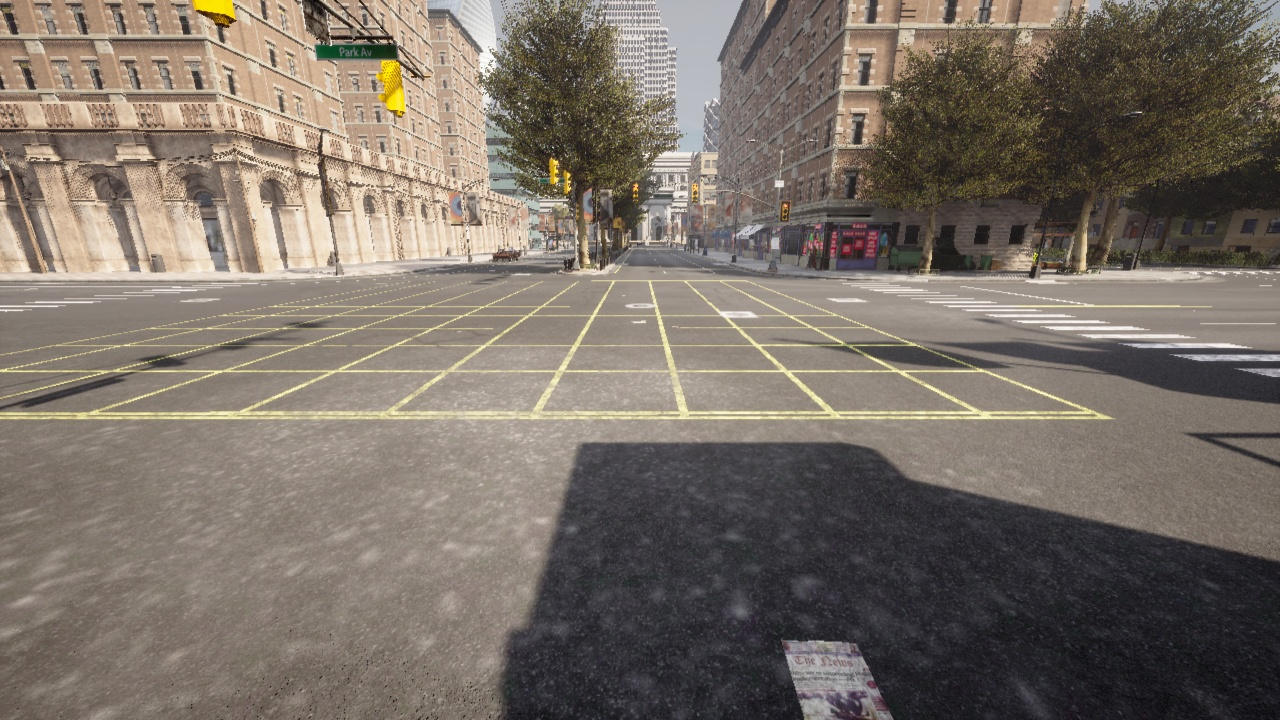
#> input picture photo/junction_1741855918.jpg, 1280 x 720 px
$ python -i lane_detection.py   (imports and definitions only)
#> lines starting #> are read from the running program, lines starting #| are printed output that depends on the picture; after the words box and inside, x2 and y2 are one past the last pixel; in counts of white or black regions, pixels touching at a corner belong together
import cv2
import numpy as np
import math
import traceback

class LaneDetector:
    """车道线检测器"""

    def __init__(self, vehicle=None, world=None, config=None):
        self.vehicle = vehicle
        self.world = world
        self.config = config
        self.last_left_line = None
        self.last_right_line = None
        self.line_memory_frames = 5  # 记忆帧数
        self.left_line_history = []
        self.right_line_history = []
        # 添加车道中心历史记录，用于平滑
        self.lane_center_history = []
        self.lane_center_memory_frames = 5

    def detect_lanes(self, image):
        """检测车道线"""
        try:
            # 创建调试图像
            debug_image = np.copy(image)
            height, width = image.shape[:2]

            # 转换为HSV颜色空间，更好地检测白色和黄色车道线
            hsv = cv2.cvtColor(image, cv2.COLOR_RGB2HSV)
#> hsv: shape (720, 1280, 3); mean H, S, V 41.5, 44.3, 122.8

            # 定义白色和黄色的HSV范围
            lower_white = np.array([0, 0, 210])  # 提高亮度阈值
            upper_white = np.array([180, 25, 255])
            lower_yellow = np.array([20, 100, 100])
            upper_yellow = np.array([30, 255, 255])

            # 创建白色和黄色的掩码
            white_mask = cv2.inRange(hsv, lower_white, upper_white)
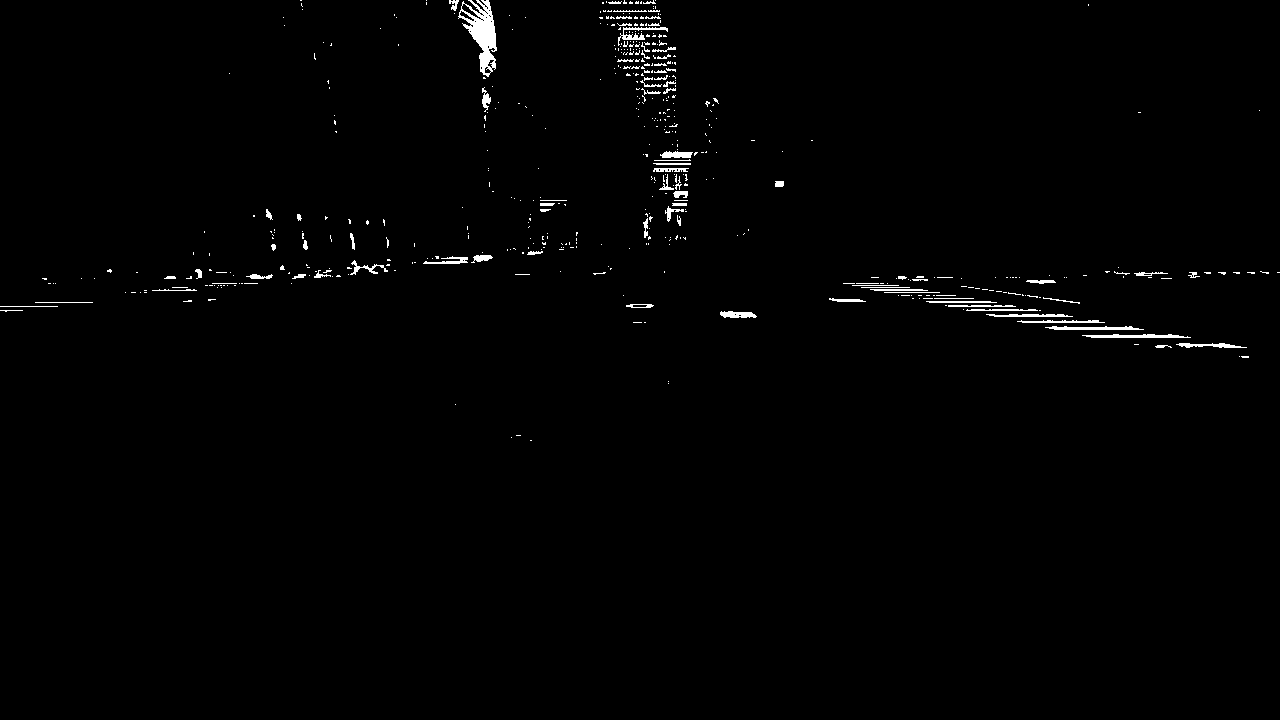
#> white_mask: shape (720, 1280); 0.96% white; 515 white regions (429 under 20 px), largest, box (x1, y1, x2, y2) and area: (458, 0, 497, 77) 1331, (1082, 334, 1191, 338) 317, (1045, 326, 1144, 330) 283
            yellow_mask = cv2.inRange(hsv, lower_yellow, upper_yellow)
#> yellow_mask: shape (720, 1280); 0.33% white; 383 white regions (377 under 20 px), largest, box (x1, y1, x2, y2) and area: (375, 59, 407, 117) 1158, (192, 0, 236, 20) 573, (549, 158, 561, 187) 220, (561, 170, 572, 194) 147, (214, 17, 229, 25) 61, (613, 220, 621, 228) 30

            # 合并掩码
            combined_mask = cv2.bitwise_or(white_mask, yellow_mask)
#> combined_mask: shape (720, 1280); 1.3% white; 898 white regions (806 under 20 px), largest, box (x1, y1, x2, y2) and area: (458, 0, 497, 77) 1331, (375, 59, 407, 117) 1158, (192, 0, 236, 20) 573

            # 应用高斯模糊
            blurred = cv2.GaussianBlur(combined_mask, (5, 5), 0)

            # 应用Canny边缘检测
            edges = cv2.Canny(blurred, 50, 150)
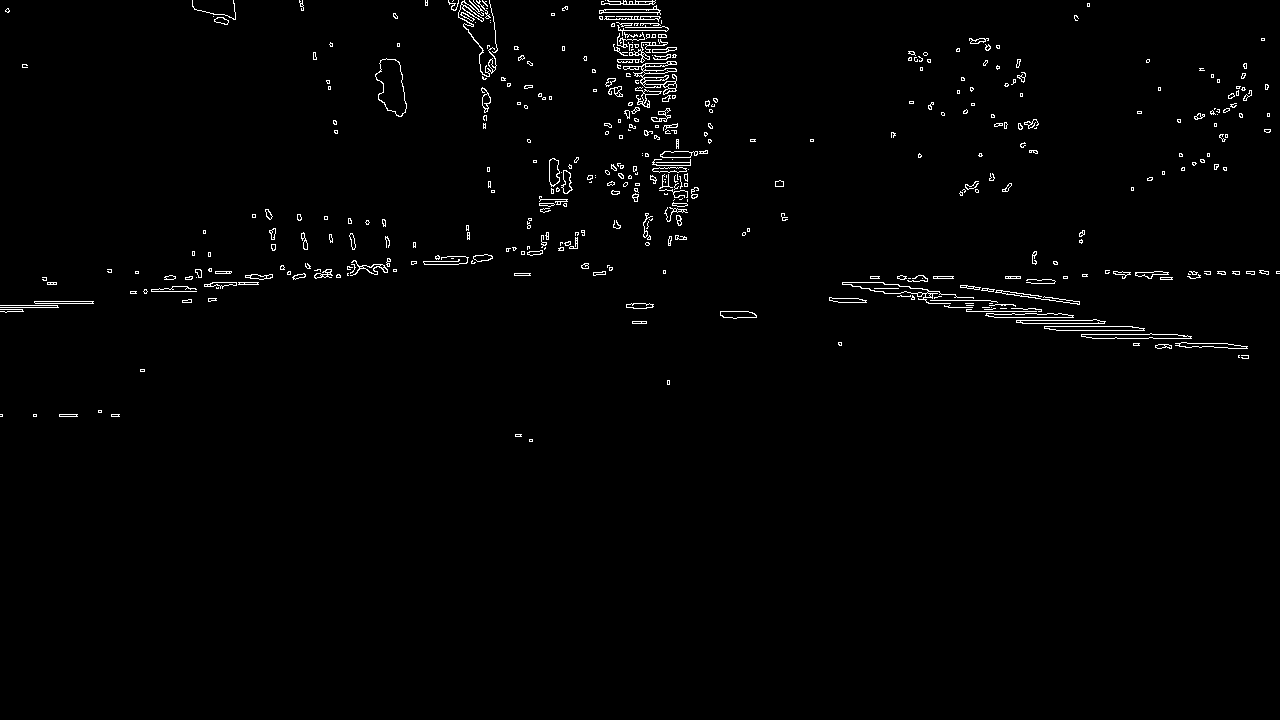
#> edges: shape (720, 1280); 1.3% white in thin lines or dots, all inside (x1, y1, x2, y2) = (0, 0, 1280, 442)

            # 定义感兴趣区域 - 更适合弯道
            mask = np.zeros_like(edges)
            # 更宽的梯形区域，覆盖更多的道路
            polygon = np.array([[
                (width * 0.2, height),           # 左下
                (width * 0.8, height),           # 右下
                (width * 0.55, height * 0.6),    # 右上
                (width * 0.45, height * 0.6)     # 左上
            ]], np.int32)
            cv2.fillPoly(mask, polygon, 255)
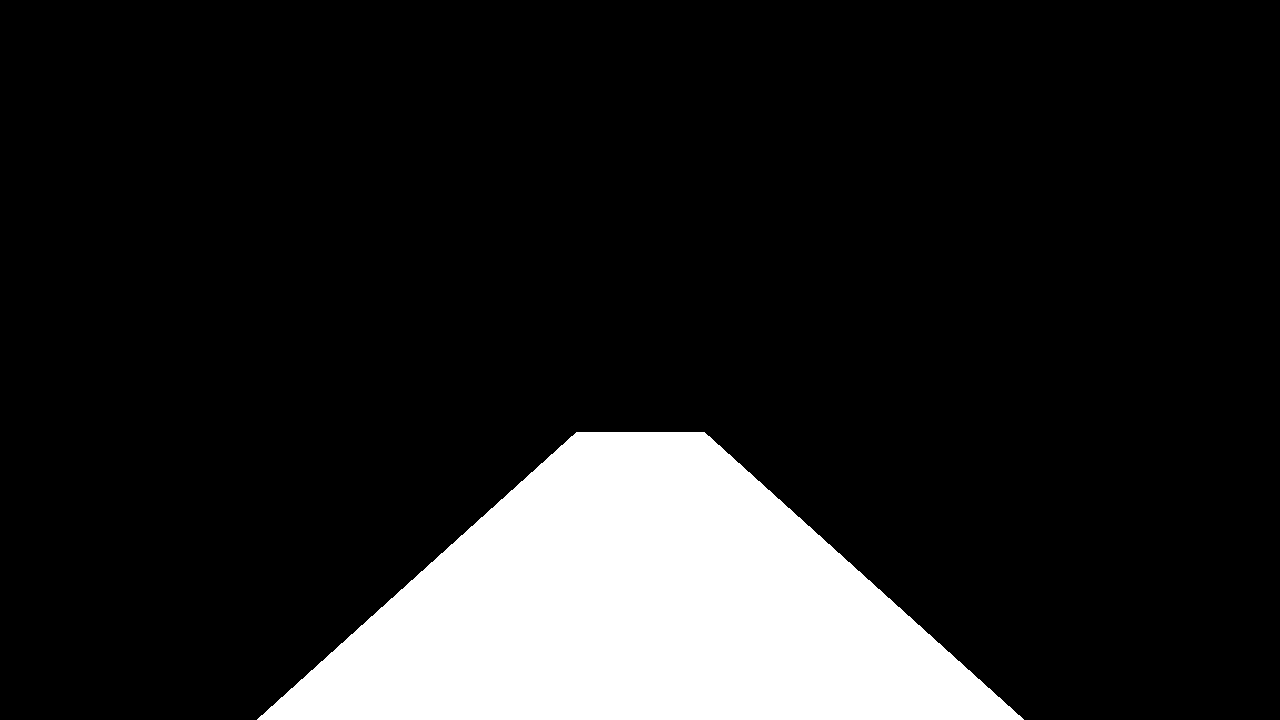
#> mask: shape (720, 1280); 14% white; 1 white region, box (x1, y1, x2, y2) and area: (257, 432, 1024, 720) 129056
            masked_edges = cv2.bitwise_and(edges, mask)
#> masked_edges: shape (720, 1280); every value is 0

            # 修改霍夫变换参数
            lines = cv2.HoughLinesP(
                masked_edges,
                rho=1,
                theta=np.pi/180,
                threshold=30,        # 增加阈值，减少误检测
                minLineLength=40,    # 增加最小线长
                maxLineGap=50        # 减小最大间隙
            )
#> lines = None

            # 添加形状过滤
            # [34 lines left out: function filter_lines, not called in this run]

            # 应用过滤
            left_lines = []
            right_lines = []

            if lines is not None:
                # 首先过滤所有线段
                filtered_lines = filter_lines(lines)

                # 然后分类为左右车道线
                for line, slope, length in filtered_lines:
                    x1, y1, x2, y2 = line

                    # 根据斜率和位置区分左右车道线
                    if slope < 0 and x1 < width * 0.6:  # 左车道线
                        left_lines.append((line, slope, length))
                    elif slope > 0 and x1 > width * 0.4:  # 右车道线
                        right_lines.append((line, slope, length))

            # 添加车道线验证
            def validate_lane_lines(left_lines, right_lines):
                """验证检测到的车道线是否合理"""
                if not left_lines and not right_lines:
                    return False

                # 检查车道宽度是否合理
                if left_lines and right_lines:
                    # 计算车道宽度
                    left_x = sum(x1 for (x1, y1, x2, y2), _, _ in left_lines) / len(left_lines)
                    right_x = sum(x1 for (x1, y1, x2, y2), _, _ in right_lines) / len(right_lines)
                    lane_width = right_x - left_x

                    # 车道宽度应在合理范围内
                    expected_width = image.shape[1] * 0.5  # 预期车道宽度
                    if not (0.3 * expected_width <= lane_width <= 0.8 * expected_width):
                        return False

                return True

            # 验证检测结果
            if not validate_lane_lines(left_lines, right_lines):
                # 如果验证失败，使用历史数据
                left_line = self.last_left_line
                right_line = self.last_right_line
            else:
                # 获取左右车道线参数
                left_line = self.get_line_params(left_lines, height, width, is_left=True)
                right_line = self.get_line_params(right_lines, height, width, is_left=False)

            # 更新历史记录
            if left_line is not None:
                self.left_line_history.append(left_line)
                if len(self.left_line_history) > self.line_memory_frames:
                    self.left_line_history.pop(0)
                self.last_left_line = left_line
            elif self.last_left_line is not None:
                # 如果当前帧没有检测到，使用历史记录
                left_line = self.last_left_line

            if right_line is not None:
                self.right_line_history.append(right_line)
                if len(self.right_line_history) > self.line_memory_frames:
                    self.right_line_history.pop(0)
                self.last_right_line = right_line
            elif self.last_right_line is not None:
                # 如果当前帧没有检测到，使用历史记录
                right_line = self.last_right_line

            # 平滑历史记录中的线
            if self.left_line_history:
                left_line = self.smooth_lines(self.left_line_history)

            if self.right_line_history:
                right_line = self.smooth_lines(self.right_line_history)

            # 获取车道信息
            lane_info = {
                'has_lines': left_line is not None or right_line is not None,
                'left_lane': left_line,
                'right_lane': right_line,
                'is_curve': False,
                'curve_direction': 'straight'
            }

            # 检测弯道
            if left_line and right_line:
                left_slope, _ = left_line
                right_slope, _ = right_line

                # 斜率差异大说明是弯道
                slope_diff = abs(abs(left_slope) - abs(right_slope))
                if slope_diff > 0.2:
                    lane_info['is_curve'] = True
                    # 判断弯道方向
                    if abs(left_slope) > abs(right_slope):
                        lane_info['curve_direction'] = 'left'
                    else:
                        lane_info['curve_direction'] = 'right'
            elif left_line:
                # 只有左车道线，可能是右弯
                left_slope, _ = left_line
                if abs(left_slope) > 0.5:
                    lane_info['is_curve'] = True
                    lane_info['curve_direction'] = 'right'
            elif right_line:
                # 只有右车道线，可能是左弯
                right_slope, _ = right_line
                if abs(right_slope) > 0.5:
                    lane_info['is_curve'] = True
                    lane_info['curve_direction'] = 'left'

            # 计算车道中心
            lane_center = None
            if left_line and right_line:
                # 在多个高度计算车道中心，增加更多采样点
                centers = []
                for h_ratio in [0.6, 0.65, 0.7, 0.75, 0.8, 0.85, 0.9]:
                    h = height * h_ratio
                    left_x = self.get_x_from_line(left_line, h)
                    right_x = self.get_x_from_line(right_line, h)
                    if 0 <= left_x < width and 0 <= right_x < width:
                        # 添加权重，较近的点权重更大
                        weight = 2.0 - h_ratio  # 较低的点获得更大的权重
                        centers.append((left_x + right_x) / 2 * weight)

                if centers:
                    # 计算加权平均
                    total_weight = sum([2.0 - (0.6 + i * 0.05) for i in range(len(centers))])
                    lane_center = sum(centers) / total_weight
            elif left_line:
                # 只检测到左车道线，估计中心
                left_x = self.get_x_from_line(left_line, height * 0.8)
                lane_center = left_x + width * 0.25  # 增加偏移量
            elif right_line:
                # 只检测到右车道线，估计中心
                right_x = self.get_x_from_line(right_line, height * 0.8)
                lane_center = right_x - width * 0.25  # 增加偏移量

            # 平滑车道中心
            if lane_center is not None:
                self.lane_center_history.append(lane_center)
                if len(self.lane_center_history) > self.lane_center_memory_frames:
                    self.lane_center_history.pop(0)

                # 计算平滑后的车道中心
                if self.lane_center_history:
                    lane_center = sum(self.lane_center_history) / len(self.lane_center_history)

            lane_info['lane_center'] = lane_center

            # 创建彩色可视化图像 - 类似于你提供的参考图像
            visualization = np.zeros_like(image)

            # 绘制感兴趣区域
            cv2.fillPoly(visualization, [polygon], (50, 50, 50))

            # 绘制车道线
            if left_line:
                self.draw_colored_lane_line(visualization, left_line, (0, 0, 255), height, width=10)  # 红色左车道线
            if right_line:
                self.draw_colored_lane_line(visualization, right_line, (0, 255, 0), height, width=10)  # 绿色右车道线

            # 绘制车道中心线
            if lane_info['lane_center'] is not None:
                center_x = int(lane_info['lane_center'])
                cv2.line(visualization, (center_x, height), (center_x, int(height * 0.6)), (255, 0, 0), 5)  # 蓝色中心线

                # 绘制方向箭头
                arrow_length = 50
                arrow_width = 20
                if lane_info['is_curve']:
                    if lane_info['curve_direction'] == 'left':
                        # 左转箭头
                        pt1 = (center_x, int(height * 0.7))
                        pt2 = (center_x - arrow_length, int(height * 0.7))
                        cv2.arrowedLine(visualization, pt1, pt2, (255, 0, 255), 3, tipLength=0.5)  # 紫色箭头
                    else:
                        # 右转箭头
                        pt1 = (center_x, int(height * 0.7))
                        pt2 = (center_x + arrow_length, int(height * 0.7))
                        cv2.arrowedLine(visualization, pt1, pt2, (255, 0, 255), 3, tipLength=0.5)  # 紫色箭头
                else:
                    # 直行箭头
                    pt1 = (center_x, int(height * 0.8))
                    pt2 = (center_x, int(height * 0.7) - arrow_length)
                    cv2.arrowedLine(visualization, pt1, pt2, (255, 255, 0), 3, tipLength=0.5)  # 黄色箭头

            # 添加文本信息
            if lane_info['is_curve']:
                direction_text = "左转弯" if lane_info['curve_direction'] == 'left' else "右转弯"
                cv2.putText(visualization, direction_text, (10, 30), cv2.FONT_HERSHEY_SIMPLEX, 1, (255, 255, 255), 2)

            # 将可视化图像与原图混合
            alpha = 0.7  # 透明度
            beta = 1.0 - alpha
            blended = cv2.addWeighted(image, beta, visualization, alpha, 0)
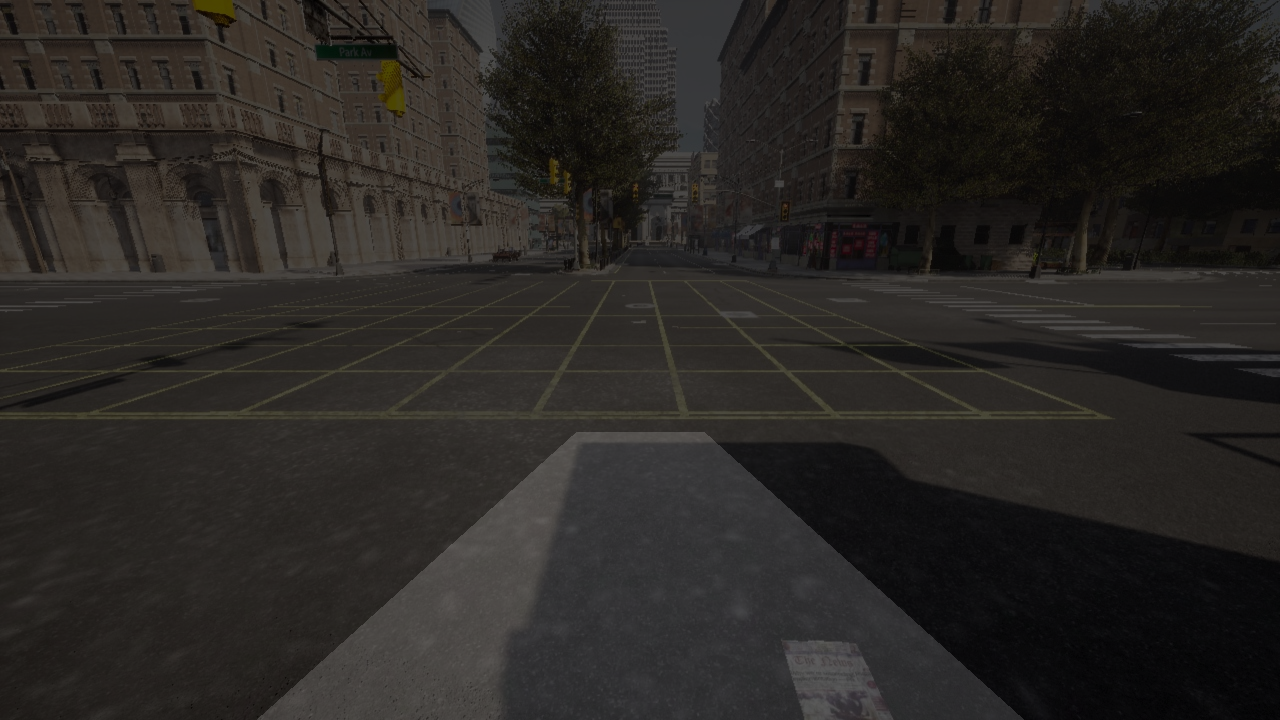
#> blended: shape (720, 1280, 3); mean R, G, B 41.4, 38.6, 35.8

            # 添加控制信息
            if hasattr(self, 'vehicle') and self.vehicle:
                velocity = self.vehicle.get_velocity()
                speed = 3.6 * math.sqrt(velocity.x**2 + velocity.y**2 + velocity.z**2)  # km/h
                cv2.putText(blended, f"速度: {speed:.1f} km/h", (10, height - 60),
                           cv2.FONT_HERSHEY_SIMPLEX, 0.7, (255, 255, 255), 2)

            return blended, lane_info

        except Exception as e:
            print(f"车道线检测出错: {e}")
            traceback.print_exc()
            return image, None

    # [120 lines left out: functions get_line_params, smooth_lines, get_x_from_line, draw_colored_lane_line, get_lane_distances, not called in this run]

>>> import cv2
>>> picture = cv2.cvtColor(cv2.imread('photo/junction_1741855918.jpg'), cv2.COLOR_BGR2RGB)
>>> result = LaneDetector().detect_lanes(picture)
